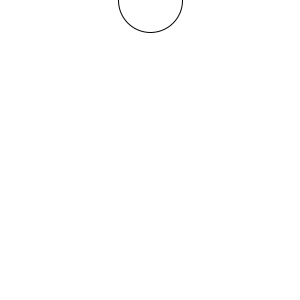
Frame 1 (no input)
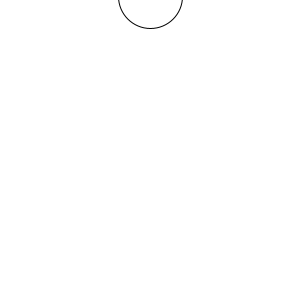
Frame 60 (the mouse pressed at the canvas centre just before this capture)
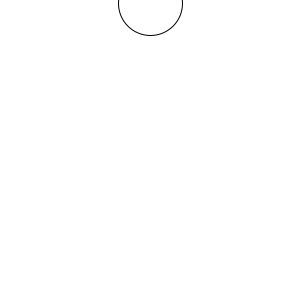
Frame 120 (the mouse held since frame 60 and released just before this capture)

The Processing sketch that drew these frames (run headless with seeded random() and noise(); from frame 60 on, the mouse is pressed at the canvas centre):

// Processing sketch: Probabilities_exercise
// ── Probabilities_exercise.pde
float y;
void setup()
{
  size(300,300);

}

void draw()
{
  background(255);
  float up = 0.1,st = 0.7 ;
  float n = random(1);
  if(n<up)y--;
  else if(n>up+st)y++;
  else y+=0;
  ellipse(width/2,y,64,64);
  if(y>height+64)y=-64;
}
